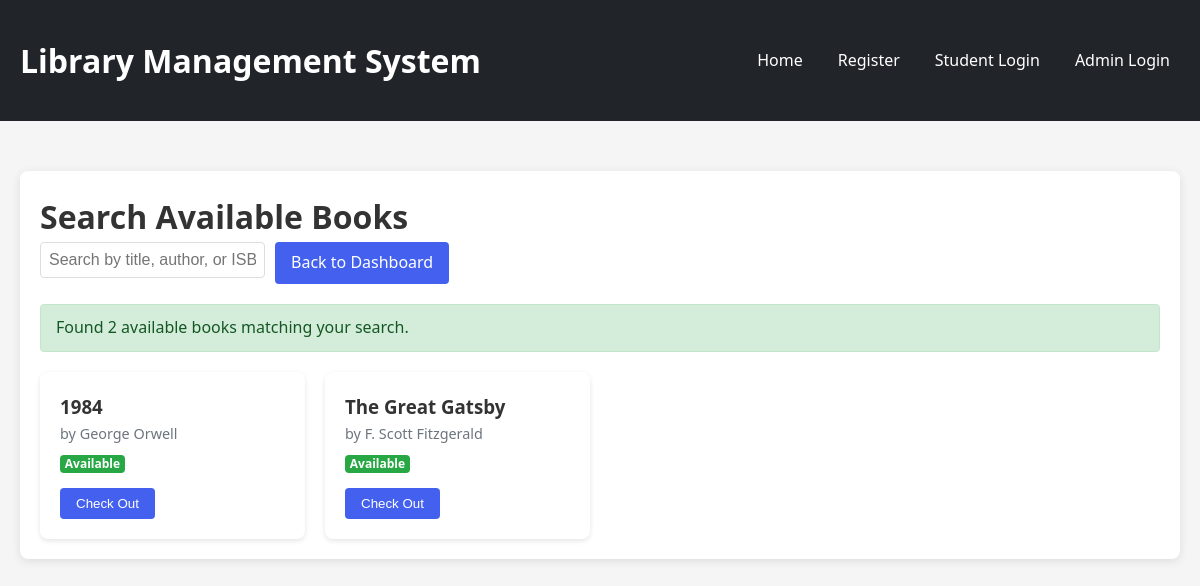
/search_books.php?student_id=1, run on the app's committed database.
### tables this page shows
CREATE TABLE IF NOT EXISTS `books` (
  `book_id` int(11) NOT NULL AUTO_INCREMENT,
  `title` varchar(150) NOT NULL,
  `author` varchar(100) DEFAULT NULL,
  `is_checked_out` tinyint(1) DEFAULT 0,
  PRIMARY KEY (`book_id`)
);

### search_books.php (the view, shortened to what this page needs)
<?php
require_once 'db.php';
$search = isset($_GET['search']) ? trim($_GET['search']) : '';
$query = "SELECT book_id, title, author FROM books WHERE is_checked_out = 0";
$stmt = $conn->prepare($query);
$stmt->execute();
$books = $stmt->get_result();
include 'includes/header.php';
?>
<div class="card">
    <h1>Search Available Books</h1>
    <div class="search-container">
        <form method="get" class="flex-grow-1">
            <input type="text" name="search" class="form-control" placeholder="Search by title, author, or ISBN" value="<?php echo htmlspecialchars($search); ?>">
        </form>
        <a href="student_dashboard.php" class="btn btn-secondary">Back to Dashboard</a>
    </div>
    <?php if ($books->num_rows > 0): ?>
        <div class="mt-4">
            <div class="alert alert-success">
                Found <?php echo $books->num_rows; ?> available books matching your search.
            </div>
            <div class="book-grid">
                <?php while ($row = $books->fetch_assoc()): ?>
                    <div class="book-card">
                        <h3><?php echo htmlspecialchars($row['title']); ?></h3>
                        <div class="book-author">by <?php echo htmlspecialchars($row['author']); ?></div>
                        <div class="book-meta">
                            <span class="badge badge-success">Available</span>
                        </div>
                        <form method="post" action="checkout_book.php" class="mt-3">
                            <button type="submit" class="btn btn-primary btn-block">Check Out</button>
                        </form>
                    </div>
                <?php endwhile; ?>
            </div>
        </div>
    <?php endif; ?>
</div>

### assets/css/style.css (style rules this page uses)
:root { --primary-color: #3498db; --secondary-color: #2980b9; --accent-color: #e74c3c; --light-color: #ecf0f1; --dark-color: #2c3e50; --success-color: #2ecc71; --warning-color: #f39c12; --danger-color: #e74c3c; }
* { box-sizing: border-box; margin: 0; padding: 0; }
body { font-family: 'Segoe UI', Tahoma, Geneva, Verdana, sans-serif; line-height: 1.6; color: #333; background-color: #f5f5f5; padding: 0; margin: 0; }
.card { background: white; border-radius: 8px; box-shadow: 0 2px 10px rgba(0, 0, 0, 0.1); padding: 20px; margin-bottom: 20px; }
.btn { display: inline-block; background-color: var(--primary-color); color: white; padding: 8px 16px; border: none; border-radius: 4px; cursor: pointer; text-decoration: none; transition: background-color 0.3s; }
.form-control { width: 100%; padding: 8px; border: 1px solid #ddd; border-radius: 4px; font-size: 16px; }
.alert { padding: 10px 15px; border-radius: 4px; margin-bottom: 20px; }
.alert-success { background-color: #d4edda; color: #155724; border: 1px solid #c3e6cb; }
:root { --primary-color: #4361ee; --secondary-color: #3a0ca3; --accent-color: #f72585; --light-color: #f8f9fa; --dark-color: #212529; --success-color: #4cc9f0; --warning-color: #f8961e; --danger-color: #ef233c; --info-color: #4895ef; }
.badge { display: inline-block; padding: 0.35em 0.65em; font-size: 0.75em; font-weight: 700; line-height: 1; text-align: center; white-space: nowrap; vertical-align: baseline; border-radius: 0.25rem; }
.badge-success { color: #fff; background-color: var(--success-color); }
.search-container { display: flex; gap: 10px; margin-bottom: 20px; }
.search-container input { flex: 1; }
.book-grid { display: grid; grid-template-columns: repeat(auto-fill, minmax(250px, 1fr)); gap: 20px; margin-top: 20px; }
.book-card { background: white; border-radius: 8px; box-shadow: 0 2px 5px rgba(0, 0, 0, 0.1); padding: 20px; transition: transform 0.3s; }
.book-author { color: #6c757d; font-size: 0.9rem; margin-bottom: 10px; }
.book-meta { display: flex; gap: 5px; margin-bottom: 15px; }
.badge { display: inline-block; padding: 0.25em 0.4em; font-size: 75%; font-weight: 700; line-height: 1; text-align: center; white-space: nowrap; vertical-align: baseline; border-radius: 0.25rem; }
.badge-success { color: #fff; background-color: #28a745; }

### data on the page
books: title "1984", author "George Orwell"
books: title "The Great Gatsby", author "F. Scott Fitzgerald"

### other printed values
$books->num_rows "2"
